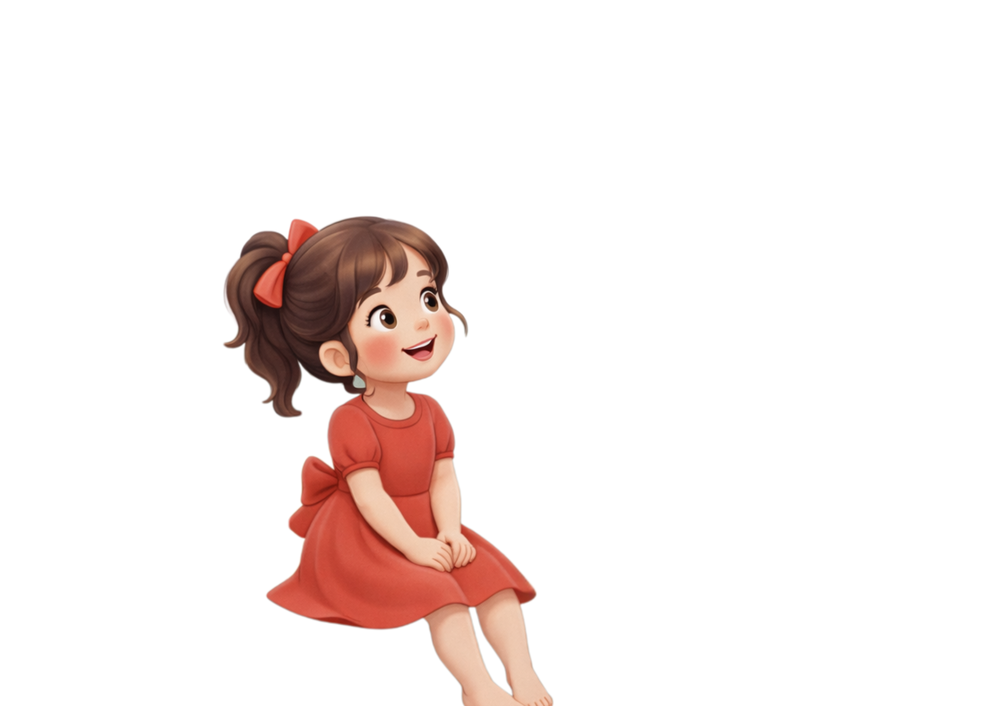
#> input picture sample Book/ref_child.png, 999 x 706 px, shrunk from 2500 x 1768 before the run, found by its file name
$ python fix_transparency.py
#> lines starting #> are read from the running program, lines starting #| are printed output that depends on the picture
from PIL import Image
import os

def make_transparent(path):
    if not os.path.exists(path):
        print(f"File not found: {path}")
        return

    img = Image.open(path).convert("RGBA")
    datas = img.getdata()

    new_data = []
    # Get corner color to assume as background
    bg_color = datas[0] # Top-left pixel
#> bg_color = (255, 255, 255, 255)
    threshold = 30 # Tolerance

    print(f"Processing {path}... BG assumed: {bg_color}")
#> (printed output is left out)

    for item in datas:
        # Distance from bg color
        dist = sum([abs(item[i] - bg_color[i]) for i in range(3)])
        if dist < threshold:
            new_data.append((255, 255, 255, 0)) # Transparent
        else:
            new_data.append(item)
#> after the loop, new_data = 705294 items

    img.putdata(new_data)
    img.save(path)
    print(f"Saved transparent: {path}")

base = "backend/assets/templates/mother_and_kid/v1/pages/p001"
make_transparent(os.path.join(base, "ref_child.png"))
make_transparent(os.path.join(base, "ref_mom.png"))
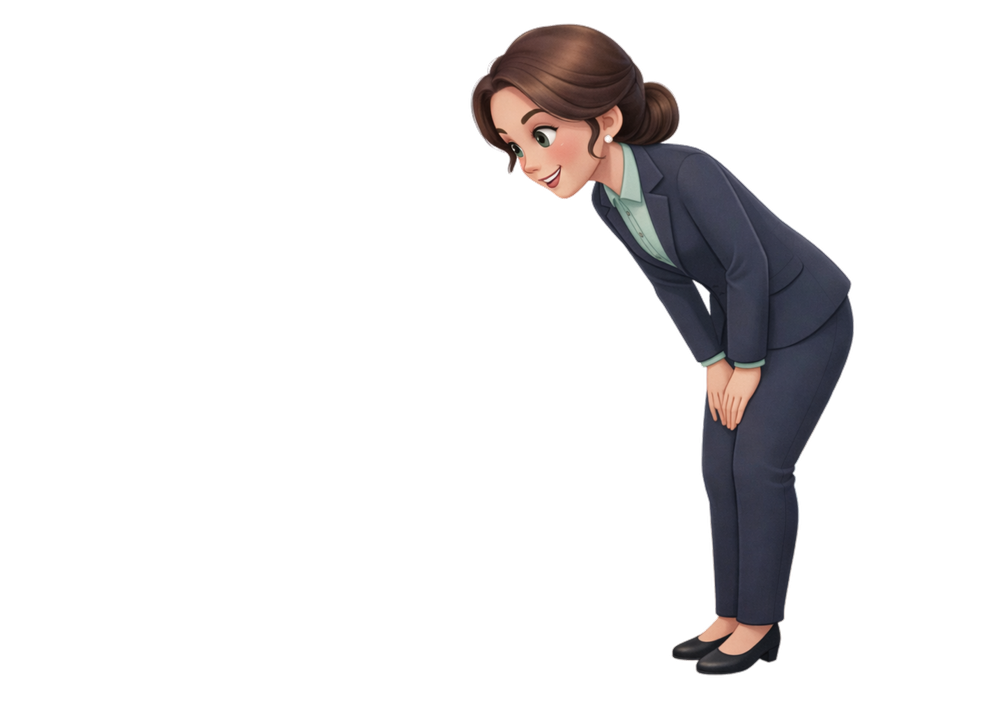
#> input picture backend/assets/templates/book_sample/v1/pages/p001/ref_mom.png, 999 x 706 px, shrunk from 2500 x 1768 before the run, found by its file name
#> in make_transparent, img is the input picture: PIL image 999x706 RGBA; mean R, G, B, A 12.1, 10.8, 11.4, 32.6
#> in make_transparent (call 2), `bg_color = datas[0]`: bg_color = (0, 0, 0, 0)
#> (printed output is left out)
make_transparent(os.path.join(base, "bg.png")) # Just in case
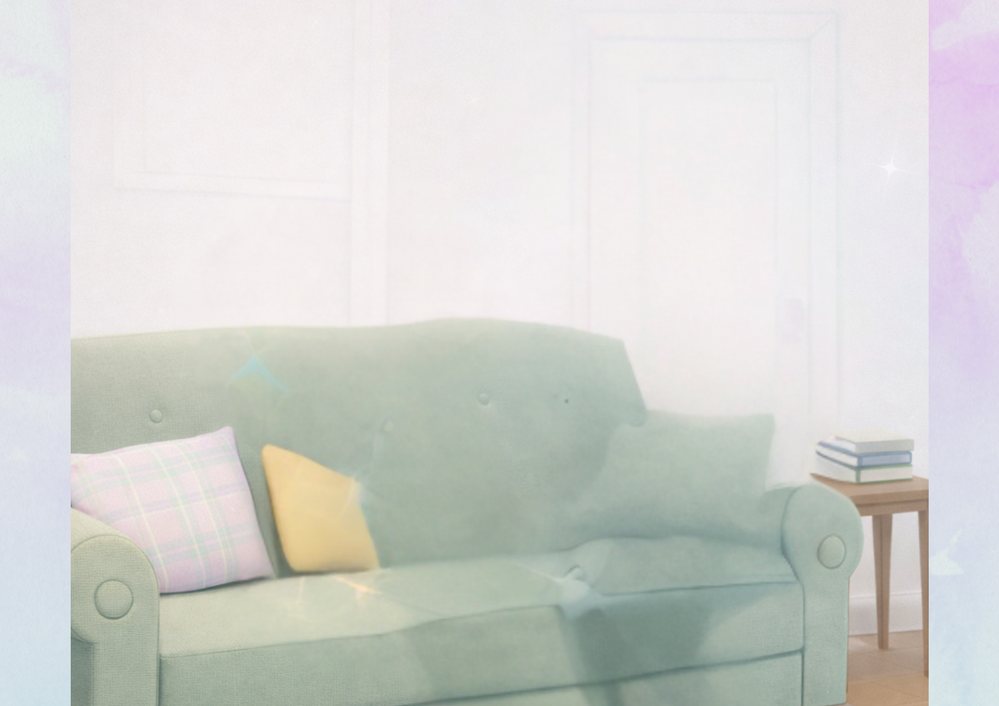
#> input picture backend/assets/templates/magic_of_money/v1/pages/p002/bg.png, 999 x 706 px, shrunk from 2500 x 1768 before the run, found by its file name
#> in make_transparent (call 3), `bg_color = datas[0]`: bg_color = (230, 234, 234, 255)
#> (printed output is left out)
#> the loop in make_transparent (call 3), `for item in datas:` made 705294 passes
#> (item, dist) on passes 1 to 3: ((230, 234, 234, 255), 0), ((231, 235, 235, 255), 3), ((230, 234, 234, 255), 0)
#> in make_transparent (call 3), `img.putdata(new_data)`:
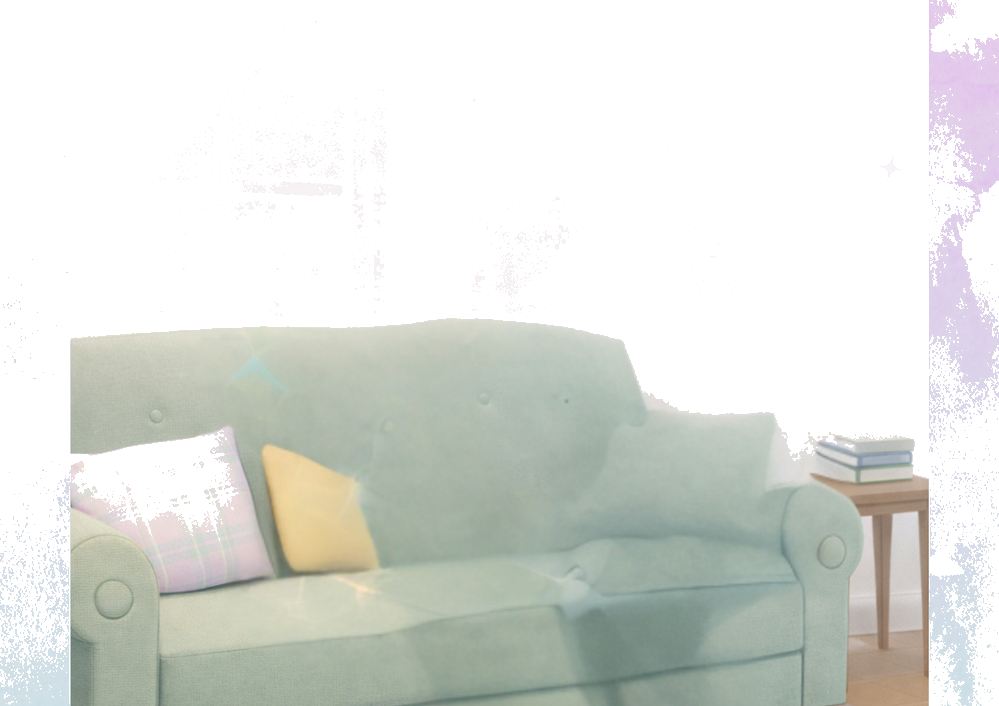
#> img: PIL image 999x706 RGBA; mean R, G, B, A 221.5, 224.3, 219.4, 114.9; transparent parts drawn white
